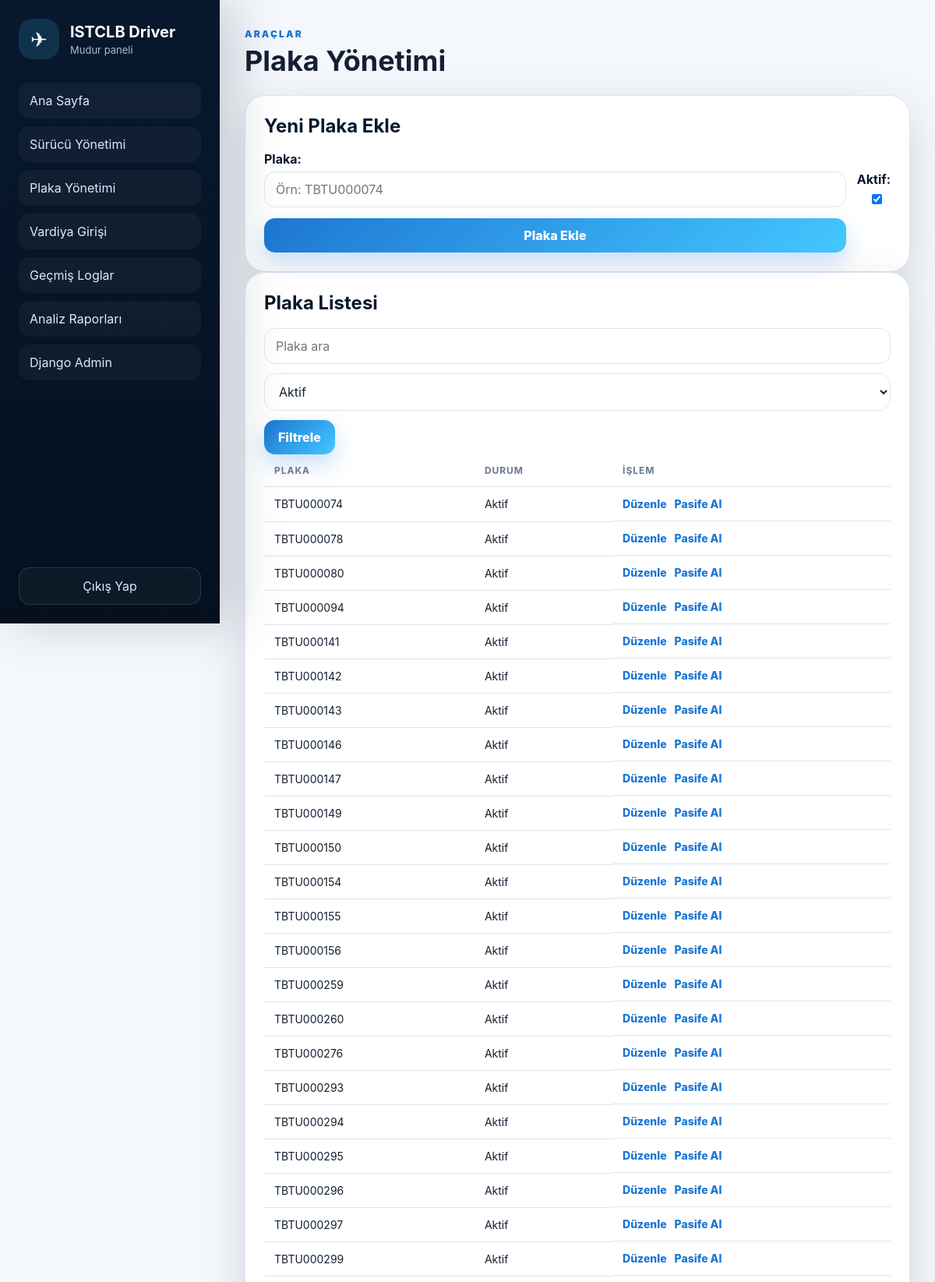
Page /plaka-yonetimi/ (signed in, upper part) on the committed database.
### panel/models.py (models this page shows, shortened)
class Vehicle(models.Model):
    plate = models.CharField(max_length=40, unique=True, db_index=True)
    is_active = models.BooleanField(default=True)
    created_at = models.DateTimeField(default=timezone.now)
    updated_at = models.DateTimeField(auto_now=True)
    class Meta:
        ordering = ['plate']
        verbose_name = 'Plaka'
        verbose_name_plural = 'Plakalar'

### panel/views.py (the view)
# urls.py: path('plaka-yonetimi/', views.plate_management, name='plates'),
@login_required
@coordinator_or_manager_required
def plate_management(request):
    form = VehicleForm()
    if request.method == 'POST':
        form = VehicleForm(request.POST)
        if form.is_valid():
            form.save()
            messages.success(request, 'Plaka eklendi.')
            return redirect('plates')
    query = request.GET.get('q', '').strip()
    status = request.GET.get('status', 'active')
    vehicles = Vehicle.objects.all()
    if query:
        vehicles = vehicles.filter(plate__icontains=query)
    if status == 'active':
        vehicles = vehicles.filter(is_active=True)
    elif status == 'passive':
        vehicles = vehicles.filter(is_active=False)
    return render(request, 'panel/plates.html', {
        'vehicles': vehicles.order_by('plate'),
        'form': form,
        'query': query,
        'status': status,
    })

### panel/forms.py (shortened to what this page needs)
class VehicleForm(forms.ModelForm):
    class Meta:
        model = Vehicle
        fields = ['plate', 'is_active']
        labels = {'plate': 'Plaka', 'is_active': 'Aktif'}
        widgets = {'plate': forms.TextInput(attrs={'placeholder': 'Örn: TBTU000074'})}

### panel/context_processors.py (called while the page is built)
def role_flags(request):
    user = getattr(request, 'user', None)
    if not user or not user.is_authenticated:
        return {'is_manager': False, 'is_coordinator': False}
    is_manager = user.groups.filter(name='Müdür').exists() or user.username == 'mudur' or user.is_superuser
    is_coordinator = user.groups.filter(name='Koordine').exists() or user.username == 'koordine'
    return {'is_manager': is_manager, 'is_coordinator': is_coordinator}

### panel/permissions.py (called while the page is built)
def is_manager(user):
    return user.is_authenticated and (user.is_superuser or user.username == 'mudur' or user.groups.filter(name='Müdür').exists())

def allowed_for_coordinator_or_manager(user):
    return is_manager(user) or is_coordinator(user)

def coordinator_or_manager_required(view_func):
    @wraps(view_func)
    def wrapper(request, *args, **kwargs):
        if not request.user.is_authenticated:
            return redirect('login')
        if not allowed_for_coordinator_or_manager(request.user):
            messages.error(request, 'Bu sayfaya erişim yetkiniz yok.')
            return redirect('login')
        return view_func(request, *args, **kwargs)
    return wrapper

### panel/templates/panel/plates.html (shortened to what this page needs)
{% extends 'panel/base.html' %}
{% block content %}
<div class="page-head"><div><span class="eyebrow">Araçlar</span><h1>Plaka Yönetimi</h1></div></div>
<div class="panel-card">
    <h2>Yeni Plaka Ekle</h2>
    <form method="post" class="inline-form">
        {{ form.as_p }}
        <button type="submit">Plaka Ekle</button>
    </form>
</div>
<div class="panel-card">
    <h2>Plaka Listesi</h2>
    <form method="get" class="filter-row">
        <input name="q" value="{{ query }}" placeholder="Plaka ara">
        <select name="status">
            <option value="active" {% if status == 'active' %}selected{% endif %}>Aktif</option>
        </select>
        <button type="submit">Filtrele</button>
    </form>
    <div class="table-wrap"><table><thead><tr><th>Plaka</th><th>Durum</th><th>İşlem</th></tr></thead><tbody>
    {% for v in vehicles %}<tr><td>{{ v.plate }}</td><td>{% if v.is_active %}Aktif{% else %}Pasif{% endif %}</td><td class="actions"><a href="{% url 'plate_edit' v.id %}">Düzenle</a><form method="post" action="{% url 'plate_toggle' v.id %}">{% csrf_token %}<button class="link-button" type="submit">{% if v.is_active %}Pasife Al{% else %}Aktife Al{% endif %}</button></form></td></tr>{% empty %}<tr><td colspan="3" class="empty">Plaka bulunamadı.</td></tr>{% endfor %}
    </tbody></table></div>
</div>
{% endblock %}

### panel/templates/panel/base.html (shortened to what this page needs)
{% load static %}
<!doctype html>
<html lang="tr">
<head>
    <link rel="stylesheet" href="{% static 'panel/css/style.css' %}">
</head>
<body class="app-body">
    <aside class="sidebar">
        <div class="brand">
            <div class="brand-plane">✈</div>
            <div>
                <strong>ISTCLB Driver</strong>
                <span>{{ request.user.username|title }} paneli</span>
            </div>
        </div>
        <nav>
            <a href="{% url 'dashboard' %}">Ana Sayfa</a>
            <a href="{% url 'drivers' %}">Sürücü Yönetimi</a>
            <a href="{% url 'plates' %}">Plaka Yönetimi</a>
            <a href="{% url 'shift_entry' %}">Vardiya Girişi</a>
            {% if is_manager %}
                <a href="{% url 'shift_logs' %}">Geçmiş Loglar</a>
                <a href="{% url 'analysis' %}">Analiz Raporları</a>
                <a href="/admin/">Django Admin</a>
            {% endif %}
        </nav>
        <a class="logout" href="{% url 'logout' %}">Çıkış Yap</a>
    </aside>
    <main class="main-content">
        {% block content %}{% endblock %}
    </main>
</body>
</html>

### panel/static/panel/css/style.css (style rules this page uses)
:root { --navy:#07182d; --navy-2:#0d2b4c; --blue:#1d76d3; --cyan:#44c7ff; --bg:#f4f7fb; --card:#ffffff; --text:#142033; --muted:#6b7890; --border:#dce5f0; --danger:#d93025; --success:#0f8a5f; --shadow:0 20px 60px rgba(6,24,48,.14); }
* { box-sizing:border-box }
body { margin:0;font-family:Inter,Segoe UI,Arial,sans-serif;color:var(--text);background:var(--bg) }
a { text-decoration:none;color:inherit }
button,input,select,textarea { font:inherit }
button { cursor:pointer;border:0;border-radius:14px;background:linear-gradient(135deg,var(--blue),var(--cyan));color:white;padding:12px 18px;font-weight:800;box-shadow:0 12px 28px rgba(29,118,211,.24) }
input,select,textarea { width:100%;border:1px solid var(--border);border-radius:14px;background:#fff;color:var(--text);padding:12px 14px;outline:none }
label { display:block;margin-bottom:6px;font-weight:700;color:var(--navy) }
form p { margin:0 0 14px }
.app-body { min-height:100vh;display:flex }
.sidebar { position:sticky;top:0;height:100vh;width:282px;background:linear-gradient(180deg,var(--navy),#05101f);color:white;padding:24px;display:flex;flex-direction:column;box-shadow:18px 0 60px rgba(7,24,45,.18) }
.brand { display:flex;gap:14px;align-items:center;margin-bottom:30px }
.brand-plane { width:52px;height:52px;border-radius:18px;display:grid;place-items:center;background:rgba(68,199,255,.15);font-size:26px }
.brand strong { display:block;font-size:20px }
.brand span { display:block;color:#a9bdd6;font-size:13px;margin-top:3px }
.sidebar nav { display:grid;gap:10px }
.sidebar nav a,.logout { padding:13px 14px;border-radius:14px;color:#d9e9ff;background:rgba(255,255,255,.04);transition:.2s }
.logout { margin-top:auto;text-align:center;border:1px solid rgba(255,255,255,.12) }
.main-content { flex:1;padding:32px;max-width:calc(100vw - 282px) }
.page-head { display:flex;align-items:center;justify-content:space-between;gap:18px;margin-bottom:22px }
.page-head h1 { margin:4px 0 0;font-size:36px }
.eyebrow { font-size:12px;letter-spacing:.18em;color:var(--blue);font-weight:900;text-transform:uppercase }
.stat-card,.panel-card { background:var(--card);border:1px solid var(--border);border-radius:26px;box-shadow:var(--shadow);padding:24px }
.panel-card h2 { margin:0 0 18px;color:var(--navy) }
.inline-form { display:grid;grid-template-columns:1fr auto;gap:14px;align-items:end }
.inline-form p { margin:0 }
.filter-row { display:flex;gap:12px;align-items:end;flex-wrap:wrap }
.filter-row input,.filter-row select { min-width:190px }
.table-wrap { width:100%;overflow:auto }
table { width:100%;border-collapse:collapse }
th,td { text-align:left;padding:13px;border-bottom:1px solid var(--border);white-space:nowrap }
th { font-size:12px;text-transform:uppercase;letter-spacing:.08em;color:var(--muted) }
td { font-size:14px }
.actions { display:flex;gap:10px;align-items:center }
.actions a { color:var(--blue);font-weight:800 }
.link-button { background:transparent;color:var(--blue);box-shadow:none;padding:0;font-weight:800 }

### rows in the picture
Vehicle: plate "TBTU000074", is_active "Aktif"
Vehicle: plate "TBTU000078", is_active "Aktif"
Vehicle: plate "TBTU000080", is_active "Aktif"
Vehicle: plate "TBTU000094", is_active "Aktif"
Vehicle: plate "TBTU000141", is_active "Aktif"
Vehicle: plate "TBTU000142", is_active "Aktif"
Vehicle: plate "TBTU000143", is_active "Aktif"
Vehicle: plate "TBTU000146", is_active "Aktif"
Vehicle: plate "TBTU000147", is_active "Aktif"
Vehicle: plate "TBTU000149", is_active "Aktif"
Vehicle: plate "TBTU000150", is_active "Aktif"
Vehicle: plate "TBTU000154", is_active "Aktif"
Vehicle: plate "TBTU000155", is_active "Aktif"
Vehicle: plate "TBTU000156", is_active "Aktif"
Vehicle: plate "TBTU000259", is_active "Aktif"
Vehicle: plate "TBTU000260", is_active "Aktif"
Vehicle: plate "TBTU000276", is_active "Aktif"
Vehicle: plate "TBTU000293", is_active "Aktif"
Vehicle: plate "TBTU000294", is_active "Aktif"
Vehicle: plate "TBTU000295", is_active "Aktif"
Vehicle: plate "TBTU000296", is_active "Aktif"
Vehicle: plate "TBTU000297", is_active "Aktif"
Vehicle: plate "TBTU000299", is_active "Aktif"

### other values in the picture
{{ request.user.username|title }} "Mudur"
